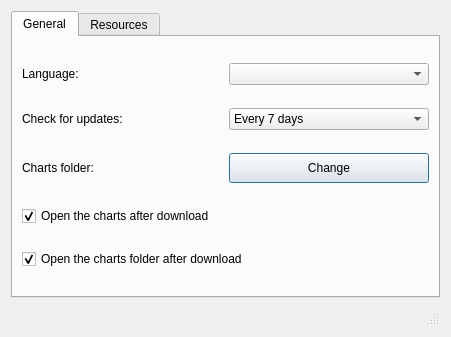
<?xml version="1.0" encoding="UTF-8"?>
<ui version="4.0">
 <class>SettingsDialog</class>
 <widget class="QDialog" name="SettingsDialog">
  <property name="geometry">
   <rect>
    <x>0</x>
    <y>0</y>
    <width>451</width>
    <height>337</height>
   </rect>
  </property>
  <property name="windowTitle">
   <string>Settings</string>
  </property>
  <layout class="QVBoxLayout" name="verticalLayout">
   <item>
    <widget class="QTabWidget" name="tabWidget">
     <property name="currentIndex">
      <number>0</number>
     </property>
     <widget class="QWidget" name="generalTab">
      <attribute name="title">
       <string>General</string>
      </attribute>
      <layout class="QGridLayout" name="gridLayout">
       <item row="0" column="1">
        <widget class="QComboBox" name="langCombo"/>
       </item>
       <item row="3" column="0" colspan="2">
        <widget class="QCheckBox" name="chartsCheck">
         <property name="text">
          <string>Open the charts after download</string>
         </property>
         <property name="checked">
          <bool>true</bool>
         </property>
        </widget>
       </item>
       <item row="1" column="0">
        <widget class="QLabel" name="updatesLabel">
         <property name="text">
          <string>Check for updates:</string>
         </property>
        </widget>
       </item>
       <item row="2" column="0">
        <widget class="QLabel" name="pathLabel">
         <property name="text">
          <string>Charts folder:</string>
         </property>
         <property name="wordWrap">
          <bool>true</bool>
         </property>
         <property name="textInteractionFlags">
          <set>Qt::LinksAccessibleByMouse|Qt::TextSelectableByMouse</set>
         </property>
        </widget>
       </item>
       <item row="0" column="0">
        <widget class="QLabel" name="langLabel">
         <property name="text">
          <string>Language:</string>
         </property>
        </widget>
       </item>
       <item row="1" column="1">
        <widget class="QComboBox" name="updatesCombo">
         <item>
          <property name="text">
           <string>Every 7 days</string>
          </property>
         </item>
         <item>
          <property name="text">
           <string>Every 14 days</string>
          </property>
         </item>
         <item>
          <property name="text">
           <string>Every month</string>
          </property>
         </item>
         <item>
          <property name="text">
           <string>Never</string>
          </property>
         </item>
        </widget>
       </item>
       <item row="4" column="0" colspan="2">
        <widget class="QCheckBox" name="folderCheck">
         <property name="text">
          <string>Open the charts folder after download</string>
         </property>
         <property name="checked">
          <bool>true</bool>
         </property>
        </widget>
       </item>
       <item row="2" column="1">
        <widget class="QPushButton" name="pathButton">
         <property name="maximumSize">
          <size>
           <width>200</width>
           <height>30</height>
          </size>
         </property>
         <property name="text">
          <string>Change</string>
         </property>
         <property name="icon">
          <iconset resource="../res/res.qrc">
           <normaloff>:/change.svg</normaloff>:/change.svg</iconset>
         </property>
        </widget>
       </item>
      </layout>
     </widget>
     <widget class="QWidget" name="resTab">
      <attribute name="title">
       <string>Resources</string>
      </attribute>
      <layout class="QVBoxLayout" name="verticalLayout_3">
       <item>
        <widget class="QTableWidget" name="resTable">
         <property name="sizeAdjustPolicy">
          <enum>QAbstractScrollArea::AdjustToContents</enum>
         </property>
         <property name="editTriggers">
          <set>QAbstractItemView::DoubleClicked|QAbstractItemView::EditKeyPressed</set>
         </property>
         <property name="selectionMode">
          <enum>QAbstractItemView::SingleSelection</enum>
         </property>
         <property name="selectionBehavior">
          <enum>QAbstractItemView::SelectItems</enum>
         </property>
         <property name="columnCount">
          <number>3</number>
         </property>
         <column>
          <property name="text">
           <string>Resource</string>
          </property>
         </column>
         <column>
          <property name="text">
           <string>Type</string>
          </property>
         </column>
         <column>
          <property name="text">
           <string>Files suffix</string>
          </property>
         </column>
        </widget>
       </item>
       <item>
        <layout class="QGridLayout" name="buttonsLayout">
         <item row="0" column="1">
          <widget class="QPushButton" name="removeButton">
           <property name="maximumSize">
            <size>
             <width>200</width>
             <height>200</height>
            </size>
           </property>
           <property name="text">
            <string>Remove</string>
           </property>
           <property name="icon">
            <iconset resource="../res/res.qrc">
             <normaloff>:/remove.svg</normaloff>:/remove.svg</iconset>
           </property>
          </widget>
         </item>
         <item row="0" column="0">
          <widget class="QPushButton" name="addButton">
           <property name="maximumSize">
            <size>
             <width>200</width>
             <height>200</height>
            </size>
           </property>
           <property name="text">
            <string>Add</string>
           </property>
           <property name="icon">
            <iconset resource="../res/res.qrc">
             <normaloff>:/add.svg</normaloff>:/add.svg</iconset>
           </property>
          </widget>
         </item>
         <item row="1" column="0">
          <widget class="QPushButton" name="upButton">
           <property name="maximumSize">
            <size>
             <width>200</width>
             <height>200</height>
            </size>
           </property>
           <property name="text">
            <string>Up</string>
           </property>
           <property name="icon">
            <iconset resource="../res/res.qrc">
             <normaloff>:/up.svg</normaloff>:/up.svg</iconset>
           </property>
          </widget>
         </item>
         <item row="1" column="1">
          <widget class="QPushButton" name="downButton">
           <property name="maximumSize">
            <size>
             <width>200</width>
             <height>200</height>
            </size>
           </property>
           <property name="text">
            <string>Down</string>
           </property>
           <property name="icon">
            <iconset resource="../res/res.qrc">
             <normaloff>:/down.svg</normaloff>:/down.svg</iconset>
           </property>
          </widget>
         </item>
        </layout>
       </item>
       <item>
        <layout class="QHBoxLayout" name="resetLayout">
         <item>
          <widget class="QPushButton" name="resetButton">
           <property name="maximumSize">
            <size>
             <width>200</width>
             <height>200</height>
            </size>
           </property>
           <property name="text">
            <string>Reset</string>
           </property>
           <property name="icon">
            <iconset resource="../res/res.qrc">
             <normaloff>:/reset.svg</normaloff>:/reset.svg</iconset>
           </property>
          </widget>
         </item>
        </layout>
       </item>
      </layout>
     </widget>
    </widget>
   </item>
   <item>
    <widget class="QStatusBar" name="statusBar">
     <property name="sizePolicy">
      <sizepolicy hsizetype="Preferred" vsizetype="Fixed">
       <horstretch>0</horstretch>
       <verstretch>0</verstretch>
      </sizepolicy>
     </property>
    </widget>
   </item>
  </layout>
 </widget>
 <tabstops>
  <tabstop>tabWidget</tabstop>
  <tabstop>langCombo</tabstop>
  <tabstop>updatesCombo</tabstop>
  <tabstop>pathButton</tabstop>
  <tabstop>chartsCheck</tabstop>
  <tabstop>folderCheck</tabstop>
  <tabstop>resTable</tabstop>
  <tabstop>addButton</tabstop>
  <tabstop>removeButton</tabstop>
  <tabstop>upButton</tabstop>
  <tabstop>downButton</tabstop>
  <tabstop>resetButton</tabstop>
 </tabstops>
 <resources>
  <include location="../res/res.qrc"/>
 </resources>
 <connections/>
</ui>
